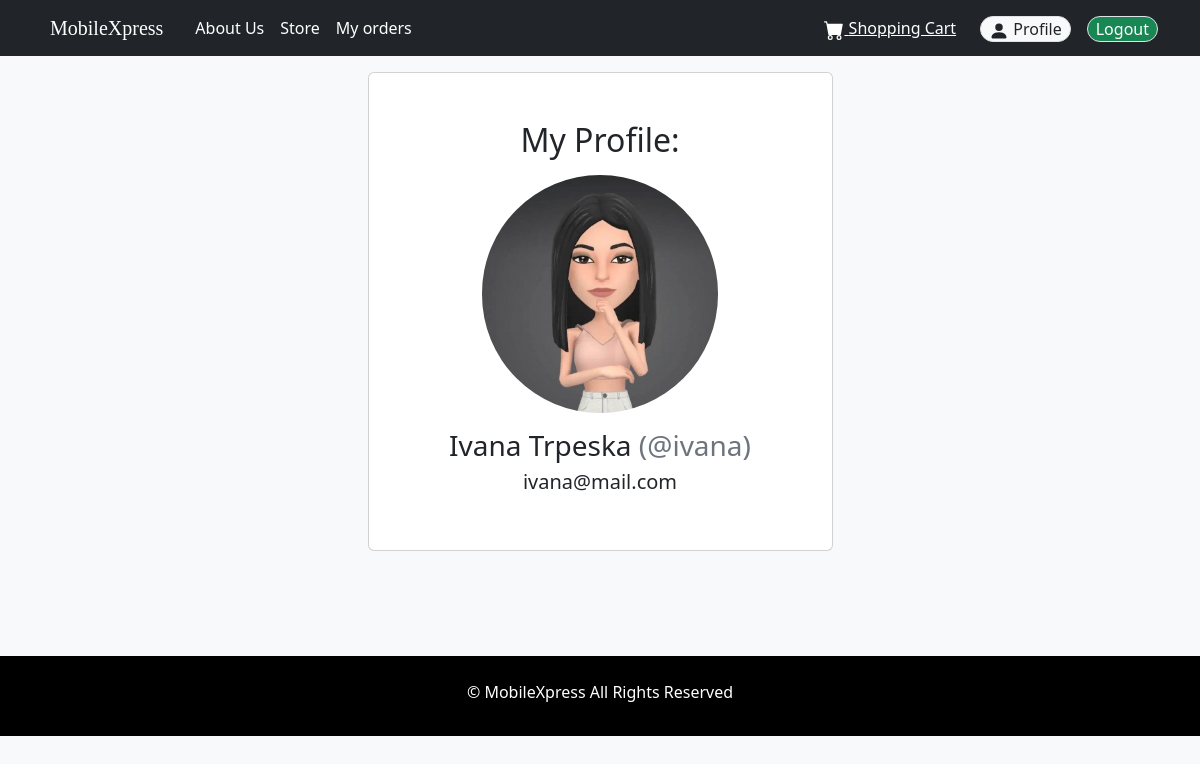
Screenshot of /profile/ (signed in) with the database file from the repository.
### MobileXpress/models.py (models this page shows, shortened)
class CustomUser(models.Model):
    user = models.OneToOneField(User, on_delete=models.CASCADE)
    profile_picture = models.ImageField(upload_to='profile/', blank=True, null=True)
    first_name = models.CharField(max_length=255)
    last_name = models.CharField(max_length=255)
    email = models.EmailField()

### MobileXpress/views.py (the view)
# urls.py: path('profile/', profile, name="profile"),
def profile(request):
    return render(request, "profile.html", context={
        "current_user": CustomUser.objects.all().filter(user=request.user).first()
    })

### templates/profile.html (shortened to what this page needs)
{% extends 'base.html' %}
{% block content %}
    <div class="card col-md-5 m-auto p-5 text-center">
        <h2 class="text-center mb-3">My Profile:</h2>
        <div class="row">
            <div class="col-md-2"></div>
            <div class="col-md-8">
                <img src="{{ MEDIA_URL }} {{ current_user.profile_picture.url }}" class="img-fluid mb-3" style="border-radius: 50%;overflow: hidden;">
            </div>
            <div class="col-md-2"></div>
        </div>
        <h3>{{ current_user.first_name }} {{ current_user.last_name }} <span class="text-muted">(@{{ current_user.user }})</span></h3>
        <h5>{{ current_user.email }}</h5>
    </div>
{% endblock %}

### rows the page displays
CustomUser: profile_picture (picture), first_name "Ivana", last_name "Trpeska", user "ivana", email "ivana@mail.com"
